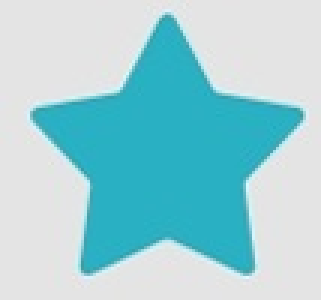
#> input picture www/star2.png, 107 x 100 px (shown 3 times larger); the run also reads 1 picture not shown here
$ python cv.py
#> lines starting #> are read from the running program, lines starting #| are printed output that depends on the picture
import cv2
import numpy as np

# Load each shape template
templates = {
    "2": (cv2.imread('www/star2.png', cv2.IMREAD_GRAYSCALE), 0.8),
    "3": (cv2.imread('www/cross3.png', cv2.IMREAD_GRAYSCALE), 0.75),
    "1": (cv2.imread('www/circle1.png', cv2.IMREAD_GRAYSCALE), 0.96),
    "4": (cv2.imread('www/triangle4.png', cv2.IMREAD_GRAYSCALE), 0.9),
    "5": (cv2.imread('www/square5.png', cv2.IMREAD_GRAYSCALE), 0.9),
    #"?": (cv2.imread('www/question.png', cv2.IMREAD_GRAYSCALE), 0.8)#,
    #"": (cv2.imread('cv2test/img/empty.png', cv2.IMREAD_GRAYSCALE), 0.8)
}
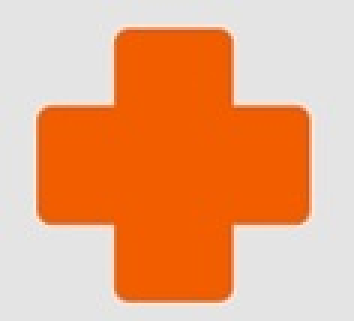
#> input picture www/cross3.png, 118 x 107 px (shown 3 times larger)
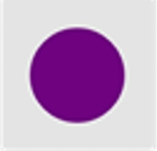
#> input picture www/circle1.png, 157 x 151 px
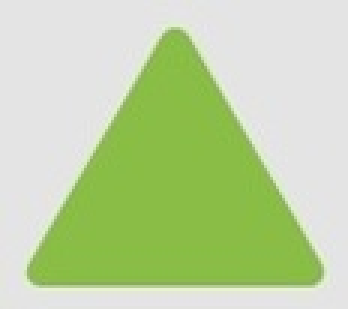
#> input picture www/triangle4.png, 116 x 103 px (shown 3 times larger)
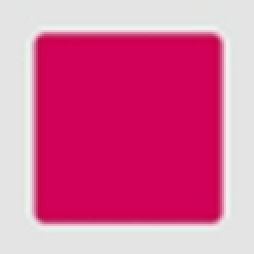
#> input picture www/square5.png, 127 x 127 px (shown 2 times larger)

templates_prac = {
    "5": (cv2.imread('www/practice_templates/star5.png', cv2.IMREAD_GRAYSCALE), 0.8),
    "2": (cv2.imread('www/practice_templates/cross2.png', cv2.IMREAD_GRAYSCALE), 0.8),
    "1": (cv2.imread('www/practice_templates/circle1.png', cv2.IMREAD_GRAYSCALE), 0.95),
    "3": (cv2.imread('www/practice_templates/triangle3.png', cv2.IMREAD_GRAYSCALE), 0.9),
    "4": (cv2.imread('www/practice_templates/square4.png', cv2.IMREAD_GRAYSCALE), 0.9),
}

methods = [cv2.TM_CCOEFF, cv2.TM_CCOEFF_NORMED, cv2.TM_CCORR, cv2.TM_CCORR_NORMED, cv2.TM_SQDIFF, cv2.TM_SQDIFF_NORMED]
method = methods[1]

# Function to perform template matching and populate the output matrix
# [42 lines left out: function detect_shapes, not called in this run]

# Testing
if __name__ == "__main__":
    from io import BytesIO
    # Load the grid image as bytes
#> (the run stopped early here; a loop or call above may not have finished)
